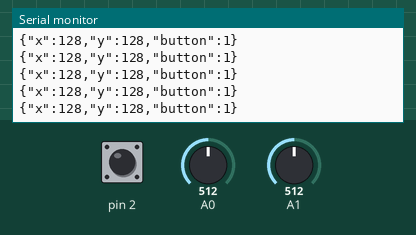
This sketch was run on a simulated Arduino Uno, built with avr-gcc and run on an emulated ATmega328P. Shown: the last lines printed to the serial monitor. Inputs (shaded band) come from the test bench; at power-on: A0 = 512, A1 = 512, pin 2 HIGH.

Above: at 1.2 s.
1.3 s: A0 set to 411
At 2.4 s:
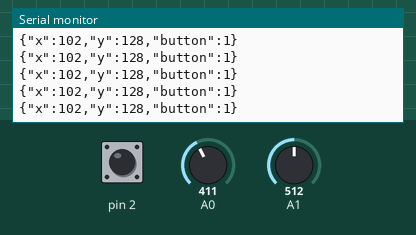
4.3 s: A0 set to 385
At 5.1 s:
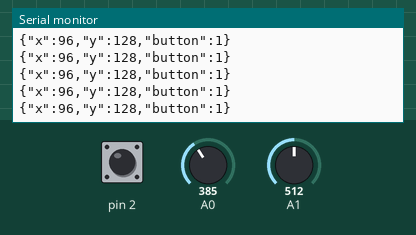
10.3 s: A1 set to 407
At 11.2 s:
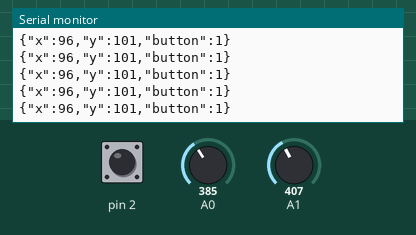
13.3 s: A1 set to 381
At 14.4 s:
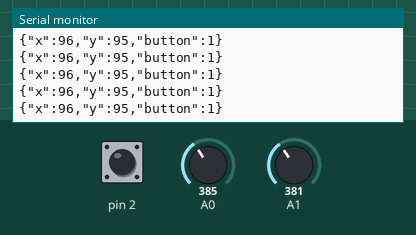
Timing chart, 0 to 16.3 s (numbered marks = the images above; inputs shaded):
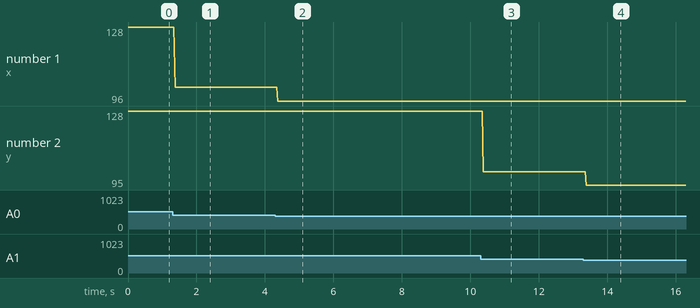

The sketch:

ArduinoJoystick.ino
```cpp
/*
  A Joystick client
  Reads a joystick whose two potentiometers are connected
  to analog 0 and analog 1.
*/

void setup() {
  Serial.begin(9600);
  pinMode(2, INPUT_PULLUP);
}

void loop() {
  int buttonState = digitalRead(2);
  // read analog 0, convert to a byte:
  int x = analogRead(A0) / 4;
  // 1ms delay to stabilize ADC:
  delay(1);
  // read analog 1, convert to a byte:
  int y = analogRead(A1) / 4;
  // send values out serial port as a JSON string:
  String jsonString = "{\"x\":XPOS,\"y\":YPOS,\"button\":BUTTON}";
 // replace the placeholders in the String with the actual values:
  jsonString.replace("XPOS", String(x));
  jsonString.replace("YPOS", String(y));
  jsonString.replace("BUTTON", String(buttonState));
  // send the string:
  Serial.println(jsonString);
}
```

Measured:
- after the input at 1.3 s, the serial monitor: prints a new line after 0.07 s (image 1)
- after the input at 4.3 s, the serial monitor: prints a new line after 0.07 s (image 2)
- after the input at 10.3 s, the serial monitor: prints a new line after 0.07 s (image 3)
- after the input at 13.3 s, the serial monitor: prints a new line after 0.09 s (image 4)
- plotted number 1: 128 → 102 after the input at 1.3 s, 102 → 96 after the input at 4.3 s
- plotted number 2: 128 → 101 after the input at 10.3 s, 101 → 95 after the input at 13.3 s
